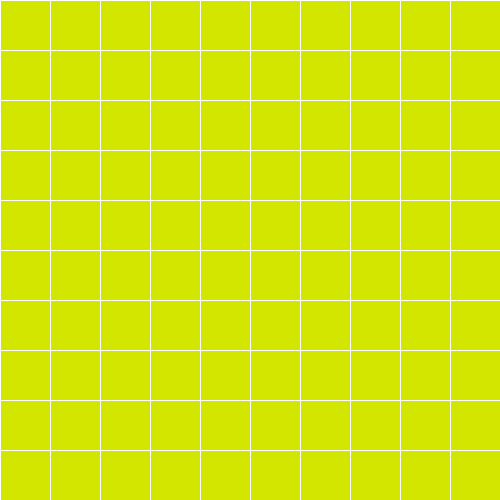
Frame 1 (no input)
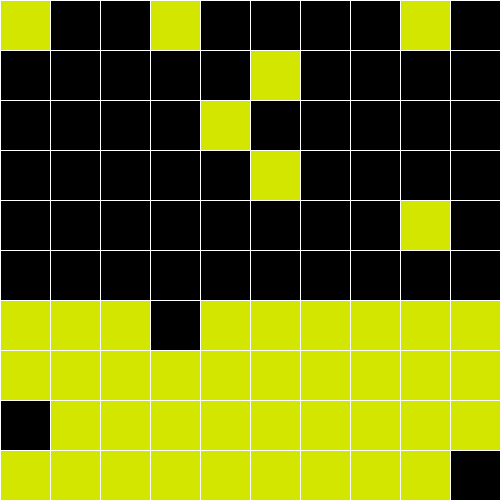
Frame 60 (the mouse pressed at the canvas centre just before this capture)
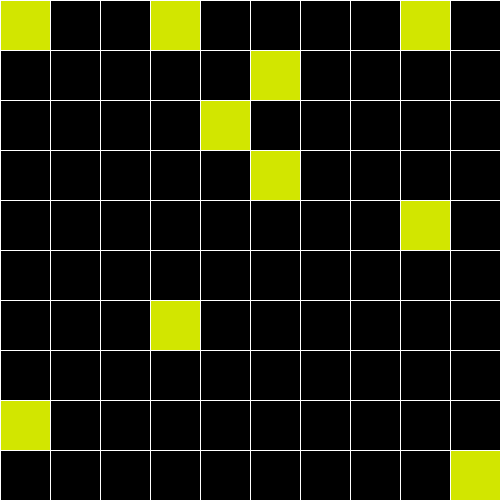
Frame 120 (the mouse held since frame 60 and released just before this capture)

The Processing sketch that drew these frames (run headless with seeded random() and noise(); from frame 60 on, the mouse is pressed at the canvas centre):

// Processing sketch: LIGHTS
// ── LIGHTS.pde
Room[] rooms = new Room[100];

void setup()
{
  size(500, 500);
  BuildRooms();
  frameRate(11);
}

  int person = 1;
  void draw() { //why no draw?

    for ( int i = 0; i < rooms.length; i++) {
      Room r = rooms[i];
      if (( i + 1) % person == 0) {
        r.LightSwitch();
      }
    }


    for (int x = 0; x < 100; x++)
    {
      Room r = rooms[x];
      r.Render();
    }
    person++;
  }

  void BuildRooms() {
    for (int y = 0; y < 10; y++)
    {
      for (int x = 0; x < 10; x++)
      {
        int xPos = x * 50;
        int yPos = y * 50;
        rooms[x + (y *10)] = new Room (xPos, yPos, 50);
      }
    }
  }

// ── new_tab.pde
class Room {


  PVector pos;
  int size;
  boolean lightOn = false;

  Room(int x, int y, int size) {
    pos = new PVector (x, y);
    this.size = size;
  }


  void LightSwitch()
  {
    lightOn =!lightOn;
  }


  void Render()

  {
  if(lightOn){
    fill(210,230,0);
  }else{
  fill(0);
  }stroke (255);
  rect (pos.x, pos.y, size, size);
}
}
